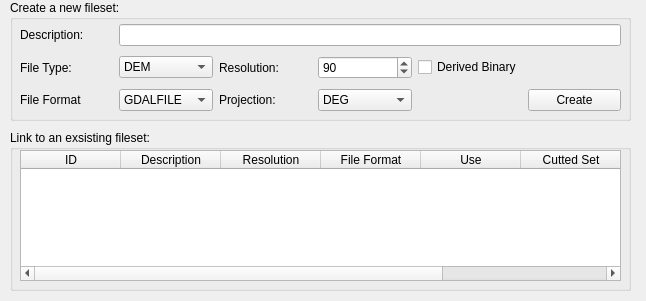
<ui version="4.0" >
 <class>CreateDataSet</class>
 <widget class="QWidget" name="CreateDataSet" >
  <property name="geometry" >
   <rect>
    <x>0</x>
    <y>0</y>
    <width>646</width>
    <height>301</height>
   </rect>
  </property>
  <property name="windowTitle" >
   <string>Form</string>
  </property>
  <widget class="QGroupBox" name="groupBox" >
   <property name="geometry" >
    <rect>
     <x>10</x>
     <y>0</y>
     <width>621</width>
     <height>121</height>
    </rect>
   </property>
   <property name="title" >
    <string>Create a new fileset:</string>
   </property>
   <widget class="QWidget" name="gridLayout" >
    <property name="geometry" >
     <rect>
      <x>10</x>
      <y>20</y>
      <width>601</width>
      <height>95</height>
     </rect>
    </property>
    <layout class="QGridLayout" >
     <item row="0" column="0" >
      <widget class="QLabel" name="label" >
       <property name="text" >
        <string>Description:</string>
       </property>
      </widget>
     </item>
     <item row="0" column="1" colspan="5" >
      <widget class="QLineEdit" name="lineEditDescription" />
     </item>
     <item row="1" column="0" >
      <widget class="QLabel" name="label_2" >
       <property name="text" >
        <string>File Type:</string>
       </property>
      </widget>
     </item>
     <item row="1" column="1" >
      <widget class="QComboBox" name="comboBoxFileType5" >
       <item>
        <property name="text" >
         <string>DEM</string>
        </property>
       </item>
       <item>
        <property name="text" >
         <string>Clutter</string>
        </property>
       </item>
       <item>
        <property name="text" >
         <string>Other</string>
        </property>
       </item>
      </widget>
     </item>
     <item row="1" column="2" >
      <widget class="QLabel" name="label_3" >
       <property name="text" >
        <string>Resolution:</string>
       </property>
      </widget>
     </item>
     <item row="1" column="3" >
      <widget class="QSpinBox" name="spinBoxResolution" >
       <property name="maximum" >
        <number>100000</number>
       </property>
       <property name="value" >
        <number>90</number>
       </property>
      </widget>
     </item>
     <item row="1" column="4" >
      <widget class="QCheckBox" name="checkBoxDerivedBinary" >
       <property name="text" >
        <string>Derived Binary</string>
       </property>
       <property name="checked" >
        <bool>false</bool>
       </property>
      </widget>
     </item>
     <item row="2" column="0" >
      <widget class="QLabel" name="label_4" >
       <property name="text" >
        <string>File Format</string>
       </property>
      </widget>
     </item>
     <item row="2" column="1" >
      <widget class="QComboBox" name="comboBoxFileFormat5" >
       <item>
        <property name="text" >
         <string>GDALFILE</string>
        </property>
       </item>
       <item>
        <property name="text" >
         <string>BINFILE</string>
        </property>
       </item>
       <item>
        <property name="text" >
         <string>ORTFILE</string>
        </property>
       </item>
      </widget>
     </item>
     <item row="2" column="2" >
      <widget class="QLabel" name="label_5" >
       <property name="text" >
        <string>Projection:</string>
       </property>
      </widget>
     </item>
     <item row="2" column="3" >
      <widget class="QComboBox" name="comboBoxProjection5" >
       <item>
        <property name="text" >
         <string>DEG</string>
        </property>
       </item>
       <item>
        <property name="text" >
         <string>WGS84GC</string>
        </property>
       </item>
       <item>
        <property name="text" >
         <string>UTM</string>
        </property>
       </item>
      </widget>
     </item>
     <item row="2" column="5" >
      <widget class="QPushButton" name="pushButtonCreate" >
       <property name="text" >
        <string>Create</string>
       </property>
      </widget>
     </item>
    </layout>
   </widget>
  </widget>
  <widget class="QGroupBox" name="groupBox_2" >
   <property name="geometry" >
    <rect>
     <x>10</x>
     <y>130</y>
     <width>621</width>
     <height>161</height>
    </rect>
   </property>
   <property name="title" >
    <string>Link to an exsisting fileset:</string>
   </property>
   <widget class="QTableWidget" name="tableWidgetFileSets5" >
    <property name="geometry" >
     <rect>
      <x>10</x>
      <y>20</y>
      <width>601</width>
      <height>131</height>
     </rect>
    </property>
    <property name="selectionMode" >
     <enum>QAbstractItemView::SingleSelection</enum>
    </property>
    <property name="selectionBehavior" >
     <enum>QAbstractItemView::SelectRows</enum>
    </property>
    <column>
     <property name="text" >
      <string>ID</string>
     </property>
    </column>
    <column>
     <property name="text" >
      <string>Description</string>
     </property>
    </column>
    <column>
     <property name="text" >
      <string>Resolution</string>
     </property>
    </column>
    <column>
     <property name="text" >
      <string>File Format</string>
     </property>
    </column>
    <column>
     <property name="text" >
      <string>Use</string>
     </property>
    </column>
    <column>
     <property name="text" >
      <string>Cutted Set</string>
     </property>
    </column>
    <column>
     <property name="text" >
      <string>Projection</string>
     </property>
    </column>
   </widget>
  </widget>
 </widget>
 <resources/>
 <connections/>
</ui>
